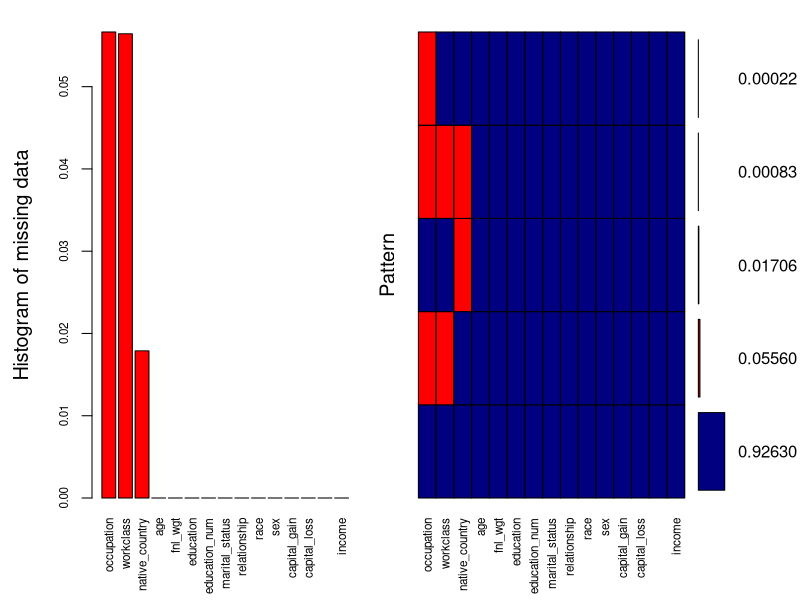
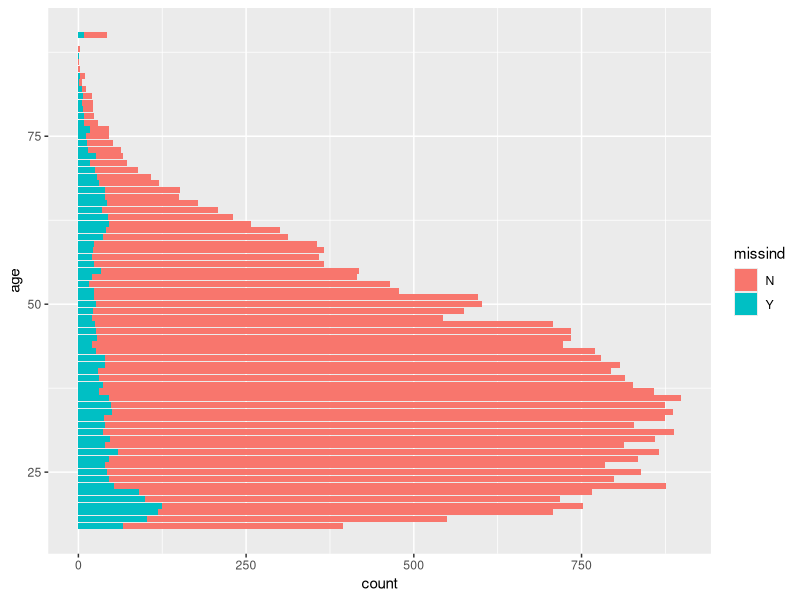
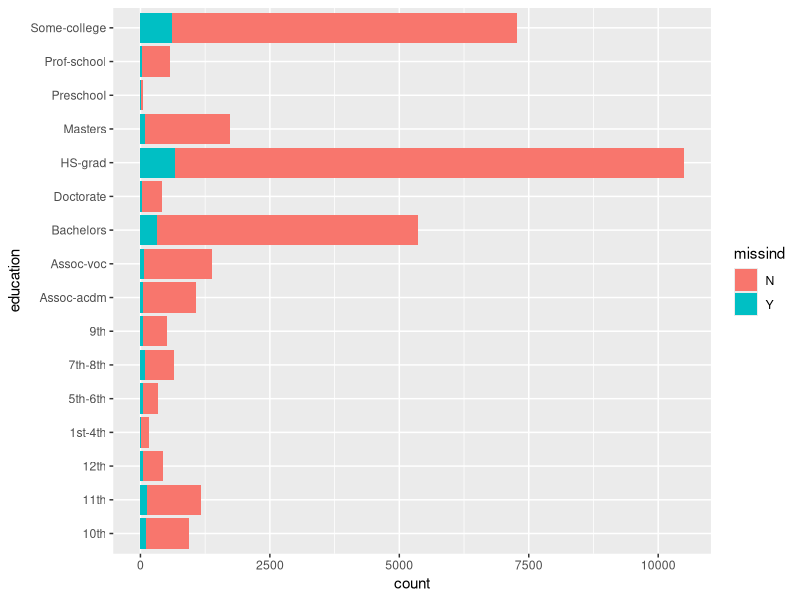
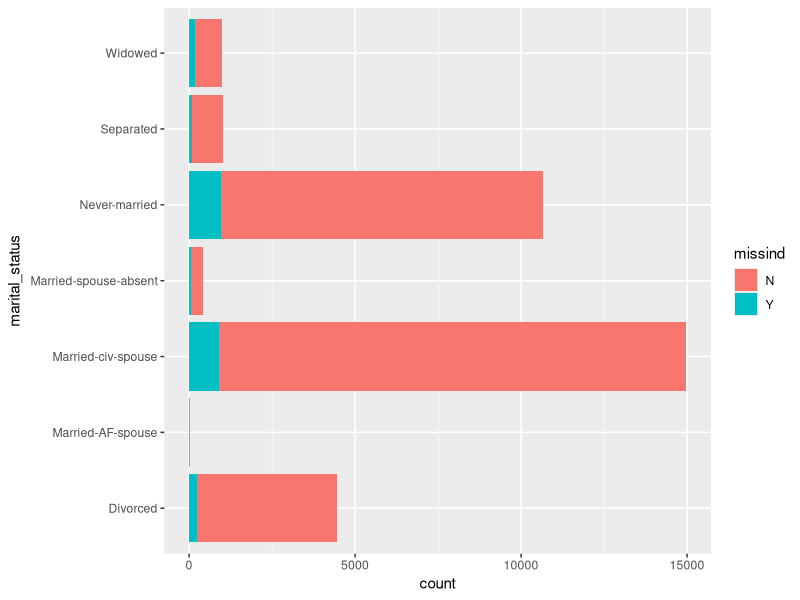
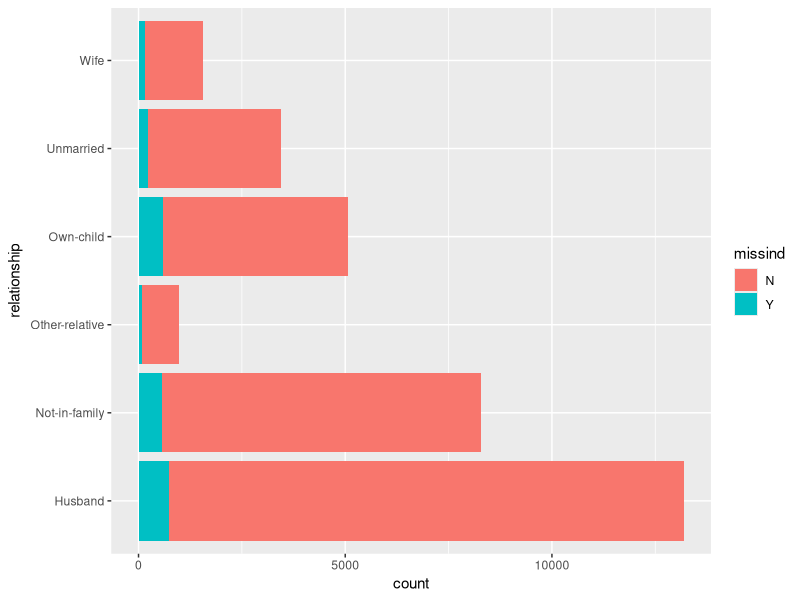
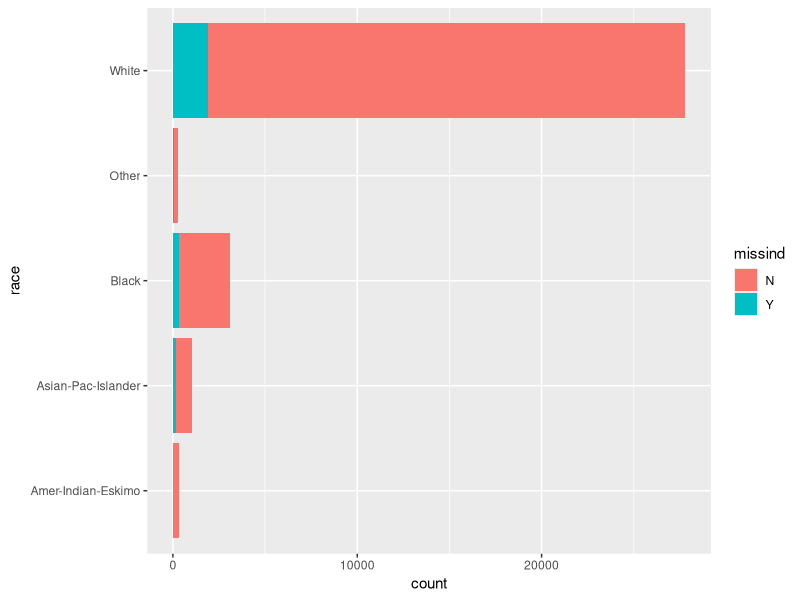
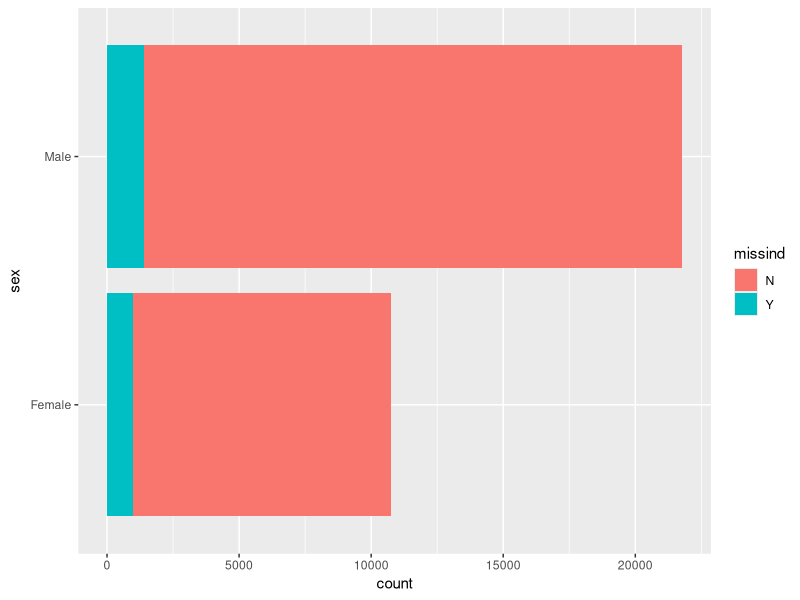
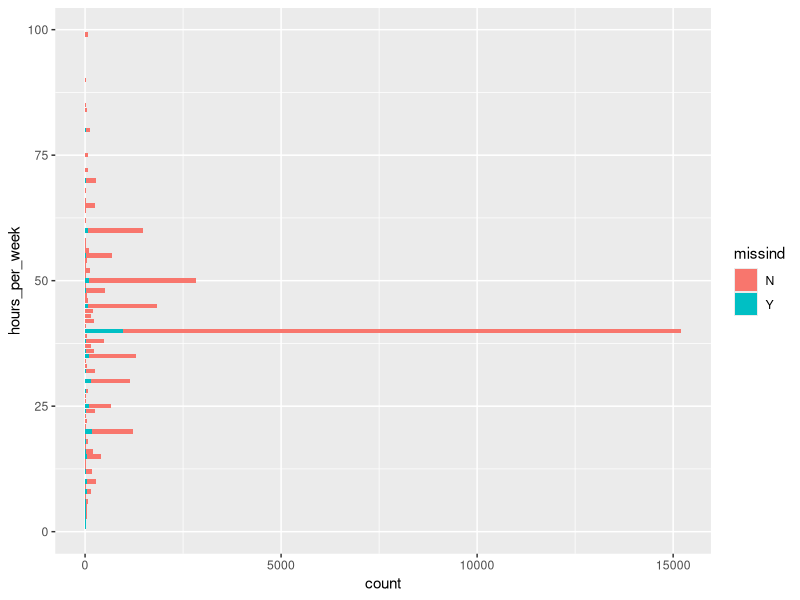

These figures' R source, in order:
## ---- chunk 1

library(ggplot2)
library(VIM)

X=read.csv("adultdata.csv", stringsAsFactors = TRUE)
#str(X)

#summary
colnames(X) =c("age", "workclass", "fnl_wgt", "education", "education_num", "marital_status", "occupation", "relationship", "race", "sex", "capital_gain", "capital_loss", "hours_per_week", "native_country", "income")
#str(X)
cat("The dimension of the dataset is",dim(X)[1],"by",dim(X)[2],".")
## ---- chunk 2
datatype=sapply(X,class)
#datatype
#6 numeric variables
#9 categorical variables
## ---- chunk 3
library(tidyverse)
#library(hutils)
#Remove duplicated rows based on all columns
# - if two rows are exactly the same, keep only one of them
X_nodup=distinct(X,X[,1:15], keep_all=TRUE)[,-16]

#identify duplicated rows
X_dup=X[duplicated(X),]

cat("The number of duplicated records in the dataset is",dim(X_dup)[1],".","\n")
#dim(X_dup)

#use X_nodup for all later analysis

#unique(X_dup$fnl_wgt)
#cat("Let's look at several examples of the duplicated records:", "\n")
X_dup_sample=subset(X,fnl_wgt==308144 | fnl_wgt== 250051)
X_dup_sample=X_dup_sample[order(X_dup_sample$fnl_wgt),]

X=X_nodup
## ---- chunk 4

library(xtable)
options(xtable.floating = FALSE)
options(xtable.timestamp = "")
options(xtable.comment = FALSE)

#library(dplyr)
#library(DT)
#library(knitr)
#print(xtable(X_dup_sample[,1:8]), include.rownames=FALSE)
print(xtable(X_dup_sample[,1:8]))
## ---- chunk 5

#print(xtable(X_dup_sample[,9:15],caption = "Adult Income Data Sample", caption.placement = "top"))

print(xtable(X_dup_sample[,9:15]))  


## ---- chunk 6
#check missing values of each column
m=c()
for (i in 1:ncol(X))  {
  m[i]=sum(grepl("?",X[,i],fixed = TRUE))
}
missval=paste0(colnames(X),rep("-",15),m,rep(" missing values",))
#cat("The number of missing values for each variable are:")
#missval

#Recode missing values to be more standard - replace ? with NA
#ifelse will coerce the factor values into intergers, thus use as.character to main the original factor values
X$workclass=ifelse(X$workclass==" ?",NA,as.character(X$workclass))
X$occupation=ifelse(X$occupation==" ?",NA,as.character(X$occupation))
X$native_country=ifelse(X$native_country==" ?",NA,as.character(X$native_country))

#then transform the characters back to factors
X$workclass=as.factor(X$workclass)
X$occupation=as.factor(X$occupation)
X$native_country=as.factor(X$native_country)
#str(X)

#display the proportion of missing values
pMiss = function(x){sum(is.na(x))/length(x)*100}
#cat("The percentages of missing values for each variable are:")
#apply(X,2,pMiss)

datatype=sapply(X,class)

#Visualize missing data
#install.packages("VIM") #large package install before class
#break dataset into 2 pieces if you have low memory computer...
## ---- chunk 7

aggr_plot = aggr(X, col=c('navyblue','red'), numbers=TRUE, sortVars=TRUE, labels=names(X), cex.axis=.7, gap=3, ylab=c("Histogram of missing data","Pattern"))

## ---- chunk 8
library(gridExtra)
X_wmiss=subset(X,is.na(workclass) | is.na(occupation) | is.na(native_country))

X_nomiss=setdiff(X,X_wmiss)

X$missind=ifelse(is.na(X$workclass) | is.na(X$occupation) | is.na(X$native_country),"Y","N")

#flip the coordinates/make horizontal barplots due to large number of levels in categorical variables
p1 = ggplot(X, aes(age, fill = missind)) + geom_bar() + coord_flip()

p2 = ggplot(X, aes(education, fill = missind)) + geom_bar() + coord_flip()
p3 = ggplot(X, aes(marital_status, fill = missind)) + geom_bar() + coord_flip()
p4 = ggplot(X, aes(relationship, fill = missind)) + geom_bar() + coord_flip()
p5 = ggplot(X, aes(race, fill = missind)) + geom_bar() + coord_flip()
p6 = ggplot(X, aes(sex, fill = missind)) + geom_bar() + coord_flip()
p7 = ggplot(X, aes(hours_per_week, fill = missind)) + geom_bar() + coord_flip()
p8 = ggplot(X, aes(income, fill = missind)) + geom_bar() + coord_flip()

p1
p2
p3
p4
p5
p6
p7
p8

## ---- chunk 9

X=X[,-16]
sum_num=matrix(,15,6)

for (i in 1:ncol(X)) {
  
  if (class(X[,i])=="integer") {
    
    sum_num[i,]=summary(X[,i])[1:6]
  } 
  
}
sum_num=sum_num[complete.cases(sum_num),]

colnames(sum_num)=names(summary(X$age))
rownames(sum_num)=colnames(X)[datatype=="integer"]

print(xtable(sum_num))  
  


## ---- chunk 10

p1 =   ggplot(data=X)+ geom_histogram(mapping=aes(x=age),binwidth = 0.5,color="darkblue", fill="lightblue")

p2 =   ggplot(data=X)+ geom_histogram(mapping=aes(x=fnl_wgt),binwidth = 50,color="darkblue", fill="lightblue")
  
p3 =    ggplot(data=X)+ geom_histogram(mapping=aes(education_num),binwidth = 1,color="darkblue", fill="lightblue")
      
p4 =    ggplot(data=X)+ geom_histogram(mapping=aes(hours_per_week),binwidth = 1,color="darkblue", fill="lightblue")
        
library(gridExtra)
grid.arrange(p1,p2,p3,p4,nrow=2,ncol=2)


## ---- chunk 11
par(mar = c(2,2,2,2))
par(mfrow=c(2,3))
for (i in 1:ncol(X)){
  
  if (class(X[,i])=="integer") {
    boxplot(X[,i], main=colnames(X)[i])
  }
}

## ---- chunk 12
par(mar = c(1,1,1,1))
par(mfrow=c(1,2))
boxplot(X$capital_gain[which(X$capital_gain!=0)],main="Outliers for non-zero Capital gain")

boxplot(X$capital_loss[which(X$capital_loss!=0)],main="Outliers for non-zero Capital loss")


## ---- chunk 13
par(mar=c(1,1,1,1))

ggplot(X, aes(workclass, fill = income)) + geom_bar()

## ---- chunk 14
ggplot(X, aes(education, fill = income)) + geom_bar()
ggplot(X, aes(marital_status, fill = income)) + geom_bar()
ggplot(X, aes(relationship, fill = income)) + geom_bar()
ggplot(X, aes(occupation, fill = income)) + geom_bar()
ggplot(X, aes(native_country, fill = income)) + geom_bar()
ggplot(X, aes(race, fill = income)) + geom_bar()
ggplot(X, aes(sex, fill = income)) + geom_bar()
